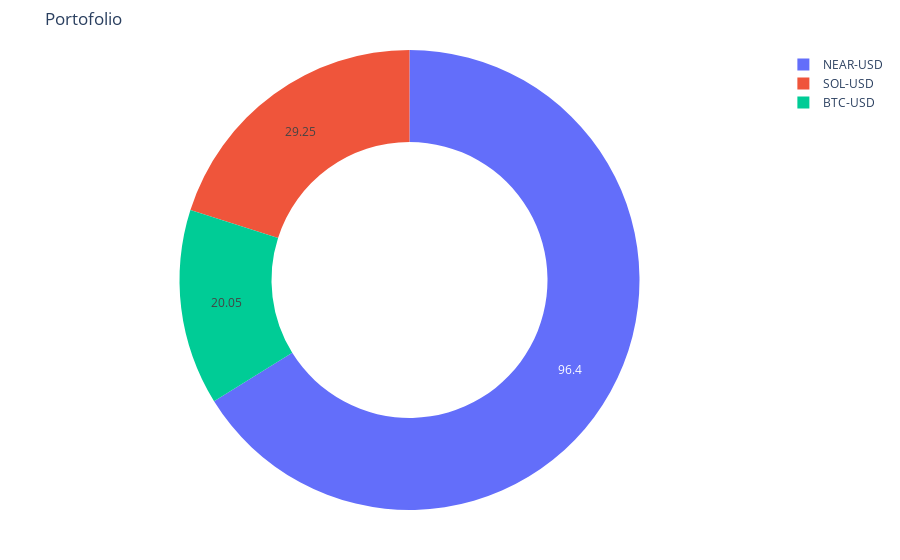

The notebook cell saved with this chart:
### Code cell
import pandas as pd
import plotly.graph_objs as go

data = [
    go.Pie(labels=df_summary['Coin'],
           values=df_summary['Value'],
           hole=.6)
  ]
layout = go.Layout(
title='Portofolio',
margin=dict(
    l=50,
    r=50,
    b=50,
    t=50
),
)

fig = go.Figure(data = data, layout = layout)
fig.update_traces(textinfo='value')
fig.show()

### Figure 1 — Plotly figure (JSON) as saved in the notebook; plotly's stock layout.template omitted (floating-point values rounded to 4 significant figures)
{"data": [{"hole": 0.6, "labels": ["BTC-USD", "SOL-USD", "NEAR-USD"], "textinfo": "value", "type": "pie", "values": [20.05, 29.25, 96.4]}], "layout": {"margin": {"b": 50, "l": 50, "r": 50, "t": 50}, "title": {"text": "Portofolio"}}}
